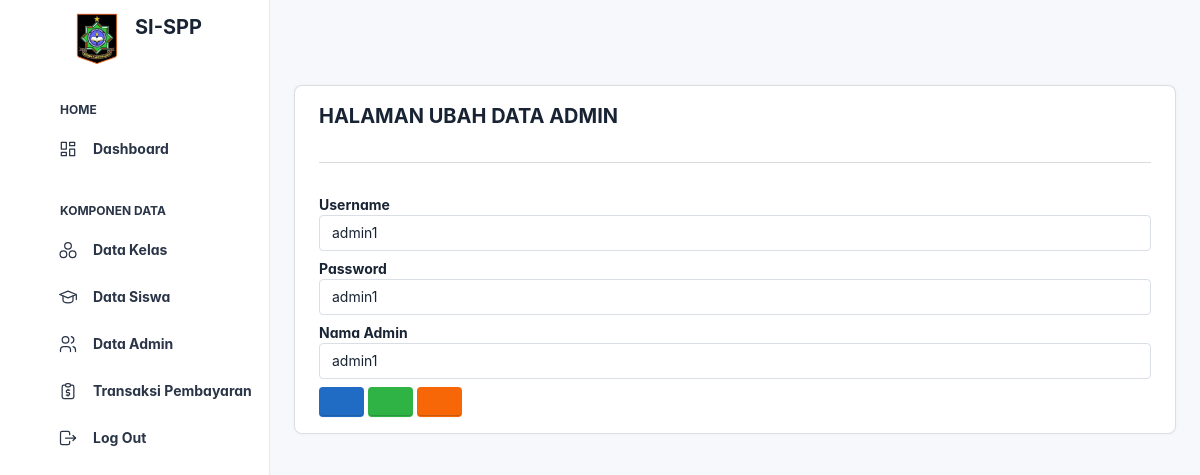
The page /?buka=ubh-admin&id=2 (signed in) on the database its author committed.
### tables this page shows
CREATE TABLE `users` (
  `id` int(11) NOT NULL,
  `username` varchar(25) NOT NULL,
  `nama` varchar(25) NOT NULL,
  `password` varchar(8) NOT NULL,
  `level` enum('Super admin') NOT NULL
);

### backend/app/function/crud/read.php (called while the page is built, shortened)
<?php
class Read
{
    public function TableAdmin()
    {
        include dirname(dirname(dirname(__DIR__))) . '/inc/connection.php';
        if (isset($_GET['id'])) {
            $id = $koneksi->real_escape_string($_GET['id']);
            $sql = "SELECT * FROM users WHERE id = '$id'";
        } else {
            $sql = "SELECT * FROM users";
        }
        $result = $koneksi->query($sql);
        $data = array();
        if ($result->num_rows > 0) {
            while ($row = $result->fetch_assoc()) {
                $data[] = $row;
            }
        }
        return $data;
    }
}

### pages/ADMIN/ubh-admin.php (the view)
<?php
require_once './backend/app/function/crud/read.php';
$read = new Read();
$get_data = $read->TableAdmin();
?>
<div class="card-body">
  <h2 class="fw-bolder">HALAMAN UBAH DATA ADMIN</h2>
  <hr>
  <form action="./backend/router/view.php?URL=Update Data Admin&id=<?= $_GET['id'] ?>" method="POST">
    <?php foreach ($get_data as $index => $data) : ?>
      <div class="form-group mb-2">
        <label for="" class="fw-bolder fs-4">Username</label>
        <input type="text" name="username" class="form-control" value="<?php echo $data['username'] ?>" placeholder="Masukkan Username" required>
      </div>
      <div class="form-group mb-2">
        <label for="" class="fw-bolder fs-4">Password</label>
        <input type="text" name="password" class="form-control" value="<?php echo $data['password'] ?>" placeholder=" Masukkan Password" required>
      </div>
      <div class="form-group mb-2">
        <label for="" class="fw-bolder fs-4">Nama Admin</label>
        <input type="text" name="nama_petugas" class="form-control" value="<?php echo $data['nama'] ?>" placeholder=" Masukkan Nama Admin" required>
      </div>
      <div class="form-group">
        <a href="?buka=data_admin" class="btn btn-primary"><i class="ti ti-arrow-back"></i></a>
        <button type="submit" class="btn btn-success"><i class="ti ti-device-floppy"></i></button>
        <button type="reset" class="btn btn-warning"><i class="ti ti-x"></i></button>
      </div>
    <?php endforeach; ?>
  </form>
</div>

### includes/header.php (style rules this page uses)
:root { --tblr-font-sans-serif: 'Inter Var', -apple-system, BlinkMacSystemFont, San Francisco, Segoe UI, Roboto, Helvetica Neue, sans-serif; }
body { font-feature-settings: "cv03", "cv04", "cv11"; }

### rows shown on the page
users: username "admin1", password "admin1", nama_petugas "admin1"
